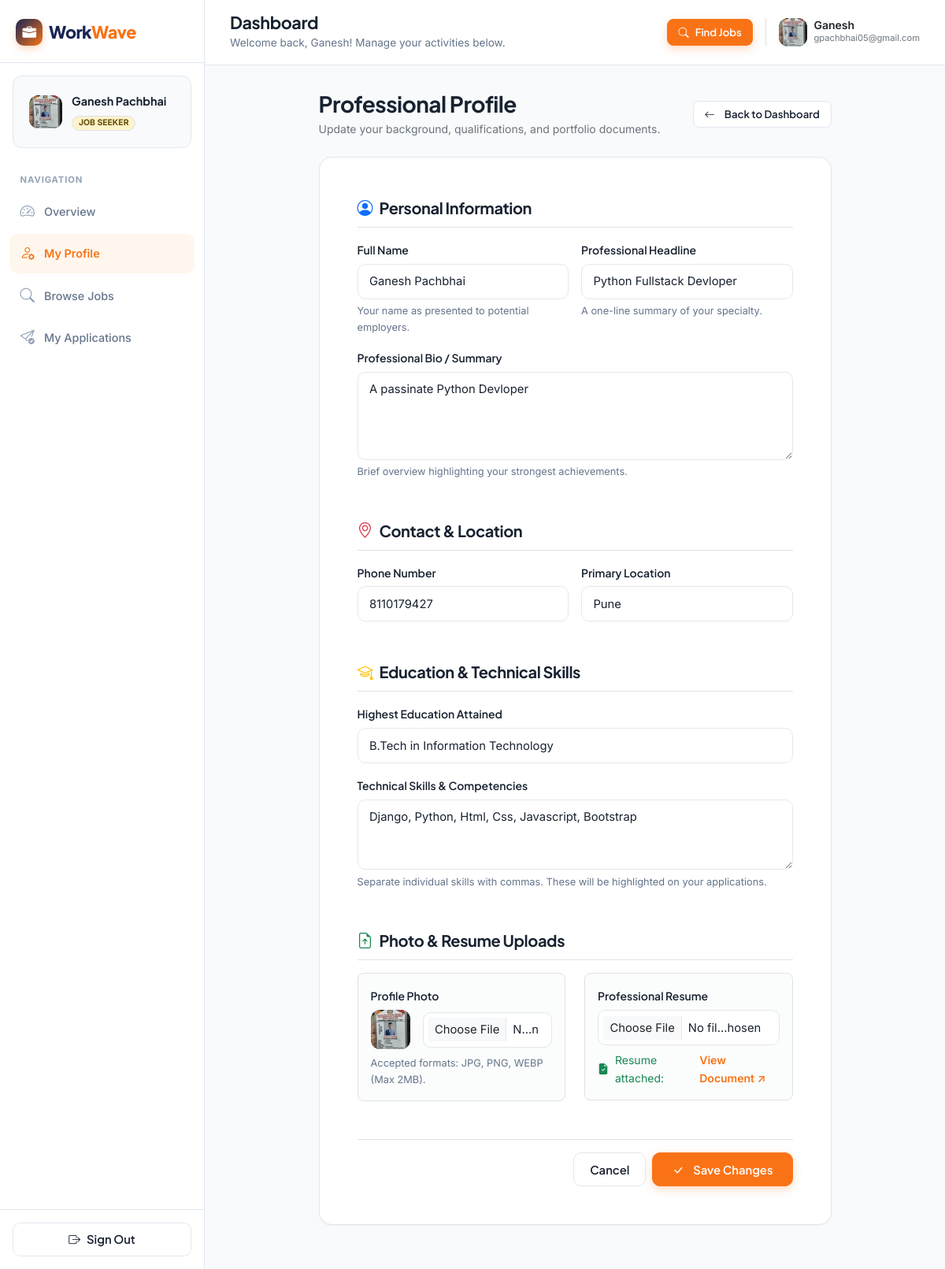
The page /seeker/profile/ (signed in) on the database its author committed.
### seeker/models.py (models this page shows, shortened)
class SeekerProfile(models.Model):
    user = models.OneToOneField(settings.AUTH_USER_MODEL, on_delete=models.CASCADE, related_name='seeker_profile')
    full_name = models.CharField(max_length=100, blank=True)
    phone = models.CharField(max_length=20, blank=True)
    location = models.CharField(max_length=150, blank=True)
    headline = models.CharField(max_length=100, blank=True)
    bio = models.TextField(blank=True)
    profile_photo = models.ImageField(upload_to='profile', blank=True, null=True)
    resume = models.FileField(upload_to='resume/', blank=True, null=True)
    skills = models.ManyToManyField(Skill, blank=True, related_name="profiles")
    education = models.CharField(max_length=150, blank=True)
    created_at = models.DateTimeField(auto_now_add=True)

### accounts/models.py (models this page shows, shortened)
class UserProfile(models.Model):
    ROLE_CHOICE = [
        ("seeker", "Job seeker"),
        ("employer", "Employer"),
    ]
    user = models.OneToOneField(
        settings.AUTH_USER_MODEL, on_delete=models.CASCADE, related_name="profile",)
    role = models.CharField(
        max_length=10,
        choices=ROLE_CHOICE,
    )

### seeker/views.py (the view, shortened to what this page needs)
# urls.py: path("profile/", edit_profile, name="edit_profile"),
@seeker_required
def edit_profile(request):
    profile = request.user.seeker_profile
    skills_text = ", ".join(profile.skills.values_list("name", flat=True))
    return render(request, "seeker/profile.html", {
        "profile": profile,
        "skills_text": skills_text,
    })

### templates/seeker/profile.html (shortened to what this page needs)
{% extends "base.html" %}
{% load static %}
{% block extra_css %}
<link href="{% static 'css/dashboard.css' %}" rel="stylesheet">
{% endblock %}
{% block content %}
<div class="dashboard-layout">
    {% include "components/sidebar.html" %}
    <div class="dashboard-main">
        {% include "components/dashboard_header.html" %}
        <div class="dashboard-body">
            <div class="row justify-content-center">
                <div class="col-xl-9 col-lg-10">
                    <div class="d-flex justify-content-between align-items-center mb-4 flex-wrap gap-2">
                        <div>
                            <h1 class="h3 fw-bold mb-1">Professional Profile</h1>
                            <p class="text-secondary small mb-0">Update your background, qualifications, and portfolio documents.</p>
                        </div>
                        <a href="{% url 'seeker_dashboard' %}" class="btn btn-outline-secondary btn-sm">
                            <i class="bi bi-arrow-left me-1"></i> Back to Dashboard
                        </a>
                    </div>
                    <form method="post" enctype="multipart/form-data" class="ww-card p-4 p-md-5 mb-4">
                        <div class="mb-5">
                            <div class="d-flex align-items-center gap-2 mb-3 pb-2 border-bottom">
                                <i class="bi bi-person-circle fs-5 text-primary"></i>
                                <h2 class="h5 fw-bold mb-0">Personal Information</h2>
                            </div>
                            <div class="row g-3">
                                <div class="col-md-6">
                                    <label class="form-label">Full Name</label>
                                    <input type="text" name="full_name" value="{{ profile.full_name|default:request.user.get_full_name }}" class="form-control" placeholder="e.g. Alex Smith">
                                    <div class="form-text">Your name as presented to potential employers.</div>
                                </div>
                                <div class="col-md-6">
                                    <label class="form-label">Professional Headline</label>
                                    <input type="text" name="headline" value="{{ profile.headline }}" class="form-control" placeholder="e.g. Senior Backend Engineer & Cloud Architect">
                                    <div class="form-text">A one-line summary of your specialty.</div>
                                </div>
                                <div class="col-12">
                                    <label class="form-label">Professional Bio / Summary</label>
                                    <textarea name="bio" rows="4" class="form-control" placeholder="Summarize your engineering philosophy, notable projects, and leadership experience...">{{ profile.bio }}</textarea>
                                    <div class="form-text">Brief overview highlighting your strongest achievements.</div>
                                </div>
                            </div>
                        </div>
                        <div class="mb-5">
                            <div class="d-flex align-items-center gap-2 mb-3 pb-2 border-bottom">
                                <i class="bi bi-geo-alt fs-5 text-danger"></i>
                                <h2 class="h5 fw-bold mb-0">Contact & Location</h2>
                            </div>
                            <div class="row g-3">
                                <div class="col-md-6">
                                    <label class="form-label">Phone Number</label>
                                    <input type="text" name="phone" value="{{ profile.phone }}" class="form-control" placeholder="e.g. +1 555-019-2834">
                                </div>
                                <div class="col-md-6">
                                    <label class="form-label">Primary Location</label>
                                    <input type="text" name="location" value="{{ profile.location }}" class="form-control" placeholder="e.g. San Francisco, CA or Remote">
                                </div>
                            </div>
                        </div>
                        <div class="mb-5">
                            <div class="d-flex align-items-center gap-2 mb-3 pb-2 border-bottom">
                                <i class="bi bi-mortarboard fs-5 text-warning"></i>
                                <h2 class="h5 fw-bold mb-0">Education & Technical Skills</h2>
                            </div>
                            <div class="row g-3">
                                <div class="col-md-12">
                                    <label class="form-label">Highest Education Attained</label>
                                    <input type="text" name="education" value="{{ profile.education }}" class="form-control" placeholder="e.g. B.S. in Computer Science — Stanford University">
                                </div>
                                <div class="col-12">
                                    <label class="form-label">Technical Skills & Competencies</label>
                                    <textarea name="skills" rows="3" class="form-control" placeholder="e.g. Python, Django, PostgreSQL, Docker, AWS, React, Kubernetes">{{ skills_text }}</textarea>
                                    <div class="form-text">Separate individual skills with commas. These will be highlighted on your applications.</div>
                                </div>
                            </div>
                        </div>
                        <div class="mb-5">
                            <div class="d-flex align-items-center gap-2 mb-3 pb-2 border-bottom">
                                <i class="bi bi-file-earmark-arrow-up fs-5 text-success"></i>
                                <h2 class="h5 fw-bold mb-0">Photo & Resume Uploads</h2>
                            </div>
                            <div class="row g-4">
                                <div class="col-md-6">
                                    <div class="p-3 border rounded-3 bg-light bg-opacity-50">
                                        <label class="form-label">Profile Photo</label>
                                        <div class="d-flex align-items-center gap-3 mb-2">
                                            <div class="avatar-circle" style="width: 50px; height: 50px; font-size: 1.15rem;">
                                                {% if profile.profile_photo %}
                                                    <img src="{{ profile.profile_photo.url }}" alt="Profile Photo">
                                                {% else %}
                                                    {{ profile.initials }}
                                                {% endif %}
                                            </div>
                                            <div class="flex-grow-1">
                                                <input type="file" name="profile_photo" accept=".jpg,.png,.jpeg,.webp" class="form-control form-control-sm">
                                            </div>
                                        </div>
                                        <div class="form-text small">Accepted formats: JPG, PNG, WEBP (Max 2MB).</div>
                                    </div>
                                </div>
                                <div class="col-md-6">
                                    <div class="p-3 border rounded-3 bg-light bg-opacity-50">
                                        <label class="form-label">Professional Resume</label>
                                        <input type="file" name="resume" accept=".pdf,.doc,.docx" class="form-control form-control-sm mb-2">
                                        {% if profile.resume %}
                                            <div class="d-flex align-items-center gap-2 small text-success">
                                                <i class="bi bi-file-earmark-check-fill"></i>
                                                <span>Resume attached:</span>
                                                <a href="{% url 'download_profile_resume' %}" target="_blank" rel="noopener noreferrer" class="fw-semibold">
                                                    View Document &nearr;
                                                </a>
                                            </div>
                                        {% else %}
                                            <div class="form-text small text-secondary">
                                                No resume uploaded yet. Accepted: PDF, DOC, DOCX.
                                            </div>
                                        {% endif %}
                                    </div>
                                </div>
                            </div>
                        </div>
                        <div class="d-flex justify-content-end align-items-center gap-2 pt-3 border-top">
                            <a href="{% url 'seeker_dashboard' %}" class="btn btn-outline-secondary">
                                Cancel
                            </a>
                            <button type="submit" class="btn btn-primary px-4">
                                <i class="bi bi-check-lg me-1"></i> Save Changes
                            </button>
                        </div>
                    </form>
                </div>
            </div>
        </div>
    </div>
</div>
{% endblock %}

### templates/components/sidebar.html (shortened to what this page needs)
<aside class="dashboard-sidebar">
    <div class="sidebar-header">
        <a class="ww-brand" href="{% url 'home' %}">
            <span class="ww-brand-icon">
                <i class="bi bi-briefcase-fill"></i>
            </span>
            <span>Work<span class="ww-brand-accent">Wave</span></span>
        </a>
    </div>
    <div class="sidebar-profile-card">
        <div class="avatar-circle">
            {% if user.profile.role == 'seeker' and user.seeker_profile.profile_photo %}
                <img src="{{ user.seeker_profile.profile_photo.url }}" alt="{{ user.username }}">
            {% endif %}
        </div>
        <div class="sidebar-profile-info">
            <div class="sidebar-profile-name" title="{{ user.username }}">
                {% if user.profile.role == 'seeker' and user.seeker_profile.full_name %}
                    {{ user.seeker_profile.full_name }}
                {% elif user.profile.role == 'employer' and user.employer_profile.company_name %}
                    {{ user.employer_profile.company_name }}
                {% else %}
                    {{ user.username }}
                {% endif %}
            </div>
            <span class="badge {% if user.profile.role == 'employer' %}bg-primary-subtle text-primary{% else %}bg-warning-subtle text-warning-emphasis{% endif %} border rounded-pill px-2 py-0.5 text-uppercase" style="font-size: 0.65rem;">
                {{ user.profile.get_role_display|default:user.profile.role }}
            </span>
        </div>
    </div>
    <nav class="sidebar-nav">
        <div class="sidebar-section-title">Navigation</div>
        {% if user.profile.role == 'seeker' %}
            <a href="{% url 'seeker_dashboard' %}" class="sidebar-link {% if request.resolver_match.url_name == 'seeker_dashboard' %}active{% endif %}">
                <i class="bi bi-speedometer2"></i>
                <span>Overview</span>
            </a>
            <a href="{% url 'edit_profile' %}" class="sidebar-link {% if request.resolver_match.url_name == 'edit_profile' %}active{% endif %}">
                <i class="bi bi-person-gear"></i>
                <span>My Profile</span>
            </a>
            <a href="{% url 'job_list' %}" class="sidebar-link {% if request.resolver_match.url_name == 'job_list' %}active{% endif %}">
                <i class="bi bi-search"></i>
                <span>Browse Jobs</span>
            </a>
            <a href="{% url 'seeker_dashboard' %}#applications" class="sidebar-link">
                <i class="bi bi-send-check"></i>
                <span>My Applications</span>
            </a>
        {% endif %}
    </nav>
    <div class="sidebar-footer">
        <form method="post" action="{% url 'logout' %}" data-csrf-token-url="{% url 'csrf_token' %}" class="w-100">
            <button class="btn btn-outline-secondary w-100 d-flex align-items-center justify-content-center gap-2" type="submit">
                <i class="bi bi-box-arrow-right"></i>
                <span>Sign Out</span>
            </button>
        </form>
    </div>
</aside>

### templates/components/dashboard_header.html (shortened to what this page needs)
<header class="dashboard-header">
    <div class="d-flex align-items-center gap-3">
        <div class="dashboard-title-area">
            <h1>{% block header_title %}Dashboard{% endblock %}</h1>
            <p>{% block header_subtitle %}Welcome back, {{ request.user.username }}! Manage your activities below.{% endblock %}</p>
        </div>
    </div>
    <div class="d-flex align-items-center gap-3">
        {% block header_actions %}
            {% if user.profile.role == 'employer' %}
                <a href="{% url 'create_job' %}" class="btn btn-primary btn-sm d-none d-sm-inline-flex">
                    <i class="bi bi-plus-lg"></i> Post a Job
                </a>
            {% elif user.profile.role == 'seeker' %}
                <a href="{% url 'job_list' %}" class="btn btn-primary btn-sm d-none d-sm-inline-flex">
                    <i class="bi bi-search"></i> Find Jobs
                </a>
            {% endif %}
        {% endblock %}
        <div class="d-flex align-items-center gap-2 border-start ps-3 d-none d-md-flex">
            <div class="avatar-circle" style="width: 36px; height: 36px; font-size: 0.85rem;">
                {% if user.profile.role == 'seeker' and user.seeker_profile.profile_photo %}
                    <img src="{{ user.seeker_profile.profile_photo.url }}" alt="{{ user.username }}">
                {% endif %}
            </div>
            <div class="d-none d-xl-block text-start">
                <div class="fw-semibold text-dark small" style="line-height: 1.2;">{{ user.username }}</div>
                <div class="text-secondary" style="font-size: 0.7rem;">{{ user.email|default:"Active" }}</div>
            </div>
        </div>
    </div>
</header>

### rows shown on the page
SeekerProfile: full_name "Ganesh Pachbhai", headline "Python Fullstack Devloper", bio "A passinate Python Devloper", phone "8110179427", location "Pune", education "B.Tech in Information Technology", profile_photo (picture)

### other values the page prints
{{ user.seeker_profile.full_name }} "Ganesh Pachbhai"
{{ user.profile.get_role_display|default:user.profile.role }} "JOB SEEKER"
{{ request.user.username }} "Ganesh"
{{ user.username }} "Ganesh"
{{ user.email|default:"Active" }} "gpachbhai05@gmail.com"
